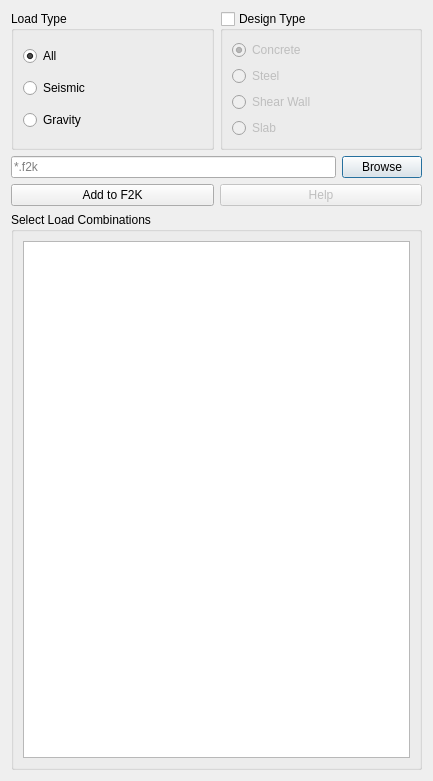
<?xml version="1.0" encoding="UTF-8"?>
<ui version="4.0">
 <class>Dialog</class>
 <widget class="QDialog" name="Dialog">
  <property name="geometry">
   <rect>
    <x>0</x>
    <y>0</y>
    <width>433</width>
    <height>781</height>
   </rect>
  </property>
  <property name="windowTitle">
   <string>Add Load Combinations to F2K File</string>
  </property>
  <property name="windowIcon">
   <iconset resource="../../civiltools.qrc">
    <normaloff>:/civiltools/images/load_combinations_to_f2k.svg</normaloff>:/civiltools/images/load_combinations_to_f2k.svg</iconset>
  </property>
  <property name="windowOpacity">
   <double>1.000000000000000</double>
  </property>
  <layout class="QVBoxLayout" name="verticalLayout">
   <item>
    <layout class="QHBoxLayout" name="horizontalLayout">
     <item>
      <widget class="QGroupBox" name="groupBox_2">
       <property name="title">
        <string>Load Type</string>
       </property>
       <layout class="QVBoxLayout" name="verticalLayout_4">
        <item>
         <widget class="QRadioButton" name="all_load_type">
          <property name="text">
           <string>All</string>
          </property>
          <property name="checked">
           <bool>true</bool>
          </property>
         </widget>
        </item>
        <item>
         <widget class="QRadioButton" name="seismic_load_type">
          <property name="text">
           <string>Seismic</string>
          </property>
          <property name="checked">
           <bool>false</bool>
          </property>
         </widget>
        </item>
        <item>
         <widget class="QRadioButton" name="gravity_load_type">
          <property name="text">
           <string>Gravity</string>
          </property>
         </widget>
        </item>
       </layout>
      </widget>
     </item>
     <item>
      <widget class="QGroupBox" name="design_type_group">
       <property name="title">
        <string>Design Type</string>
       </property>
       <property name="checkable">
        <bool>true</bool>
       </property>
       <property name="checked">
        <bool>false</bool>
       </property>
       <layout class="QVBoxLayout" name="verticalLayout_2">
        <item>
         <widget class="QRadioButton" name="concrete_design_type">
          <property name="text">
           <string>Concrete</string>
          </property>
          <property name="checked">
           <bool>true</bool>
          </property>
         </widget>
        </item>
        <item>
         <widget class="QRadioButton" name="steel_design_type">
          <property name="text">
           <string>Steel</string>
          </property>
         </widget>
        </item>
        <item>
         <widget class="QRadioButton" name="shearwall_design_type">
          <property name="text">
           <string>Shear Wall</string>
          </property>
         </widget>
        </item>
        <item>
         <widget class="QRadioButton" name="slab_design_type">
          <property name="text">
           <string>Slab</string>
          </property>
         </widget>
        </item>
       </layout>
      </widget>
     </item>
    </layout>
   </item>
   <item>
    <layout class="QHBoxLayout" name="horizontalLayout_3">
     <item>
      <widget class="QLineEdit" name="filename">
       <property name="inputMask">
        <string/>
       </property>
       <property name="placeholderText">
        <string>*.f2k</string>
       </property>
      </widget>
     </item>
     <item>
      <widget class="QPushButton" name="browse">
       <property name="text">
        <string>Browse</string>
       </property>
      </widget>
     </item>
    </layout>
   </item>
   <item>
    <layout class="QHBoxLayout" name="horizontalLayout_2">
     <item>
      <widget class="QPushButton" name="add_to_f2k_button">
       <property name="text">
        <string>Add to F2K</string>
       </property>
      </widget>
     </item>
     <item>
      <widget class="QPushButton" name="help">
       <property name="enabled">
        <bool>false</bool>
       </property>
       <property name="text">
        <string>Help</string>
       </property>
       <property name="icon">
        <iconset resource="../../civiltools.qrc">
         <normaloff>:/civiltools/images/help.png</normaloff>:/civiltools/images/help.png</iconset>
       </property>
      </widget>
     </item>
    </layout>
   </item>
   <item>
    <widget class="QGroupBox" name="groupBox_7">
     <property name="sizePolicy">
      <sizepolicy hsizetype="Preferred" vsizetype="Preferred">
       <horstretch>1</horstretch>
       <verstretch>0</verstretch>
      </sizepolicy>
     </property>
     <property name="title">
      <string>Select Load Combinations</string>
     </property>
     <layout class="QVBoxLayout" name="verticalLayout_3">
      <item>
       <widget class="QListWidget" name="load_combinations_list">
        <property name="selectionMode">
         <enum>QAbstractItemView::ExtendedSelection</enum>
        </property>
        <property name="sortingEnabled">
         <bool>true</bool>
        </property>
       </widget>
      </item>
     </layout>
    </widget>
   </item>
  </layout>
 </widget>
 <resources>
  <include location="../../civiltools.qrc"/>
 </resources>
 <connections/>
</ui>
